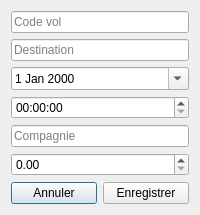
<?xml version="1.0" encoding="UTF-8"?>
<ui version="4.0">
 <class>VolDialog</class>
 <widget class="QDialog" name="VolDialog">
  <property name="windowTitle"><string>Vol</string></property>
  <layout class="QVBoxLayout" name="verticalLayout">
   <item><widget class="QLineEdit" name="lineCode"><property name="placeholderText"><string>Code vol</string></property></widget></item>
   <item><widget class="QLineEdit" name="lineDestination"><property name="placeholderText"><string>Destination</string></property></widget></item>
   <item>
    <widget class="QDateEdit" name="dateEdit">
     <property name="calendarPopup"><bool>true</bool></property>
     <property name="date"><date>2025-01-01</date></property>
    </widget>
   </item>
   <item>
    <widget class="QTimeEdit" name="timeEdit">
     <property name="time"><time>12:00:00</time></property>
    </widget>
   </item>
   <item><widget class="QLineEdit" name="lineCompagnie"><property name="placeholderText"><string>Compagnie</string></property></widget></item>
   <item>
    <widget class="QDoubleSpinBox" name="spinPrix">
     <property name="maximum"><double>100000.00</double></property>
     <property name="decimals"><number>2</number></property>
     <property name="value"><double>0.00</double></property>
    </widget>
   </item>
   <item>
    <layout class="QHBoxLayout" name="buttonBox">
     <item><widget class="QPushButton" name="btnCancel"><property name="text"><string>Annuler</string></property></widget></item>
     <item><widget class="QPushButton" name="btnSave"><property name="text"><string>Enregistrer</string></property></widget></item>
    </layout>
   </item>
  </layout>
 </widget>
 <resources/>
 <connections/>
</ui>
